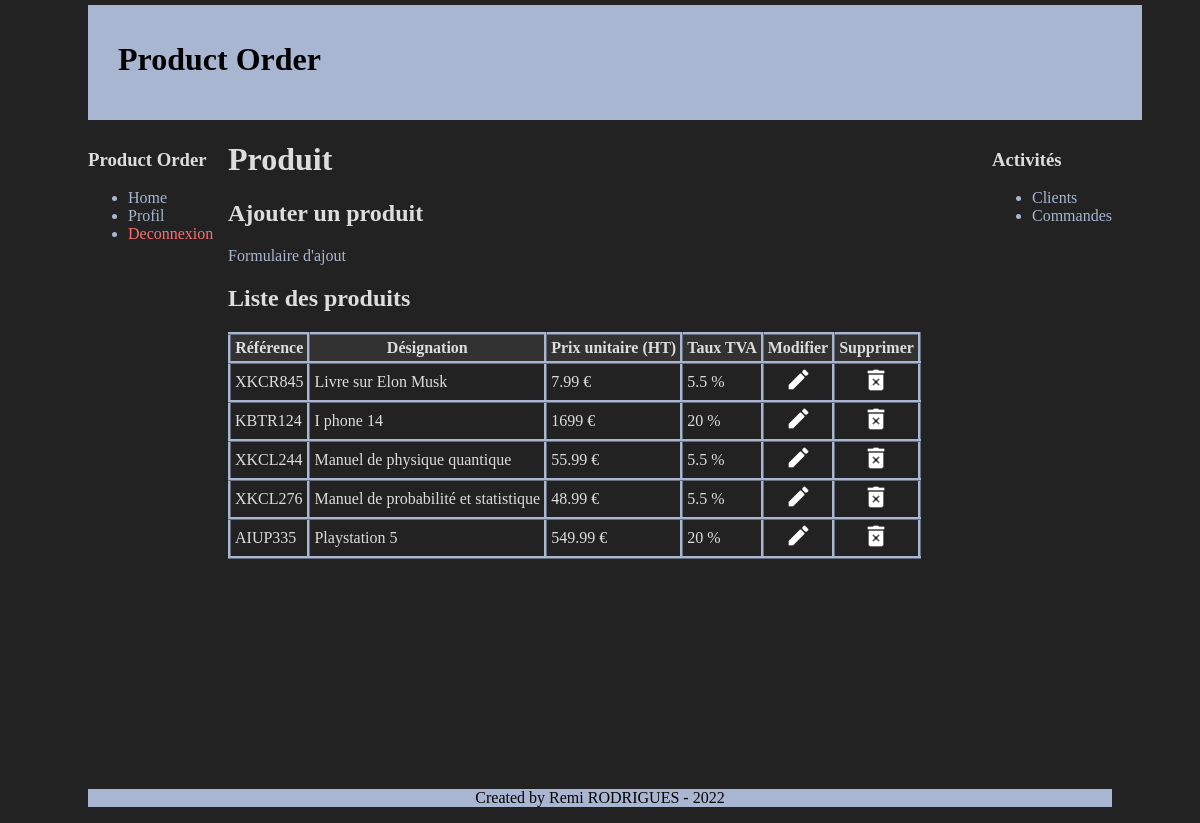
Page /product/productList.php (signed in) on the earlier database version.
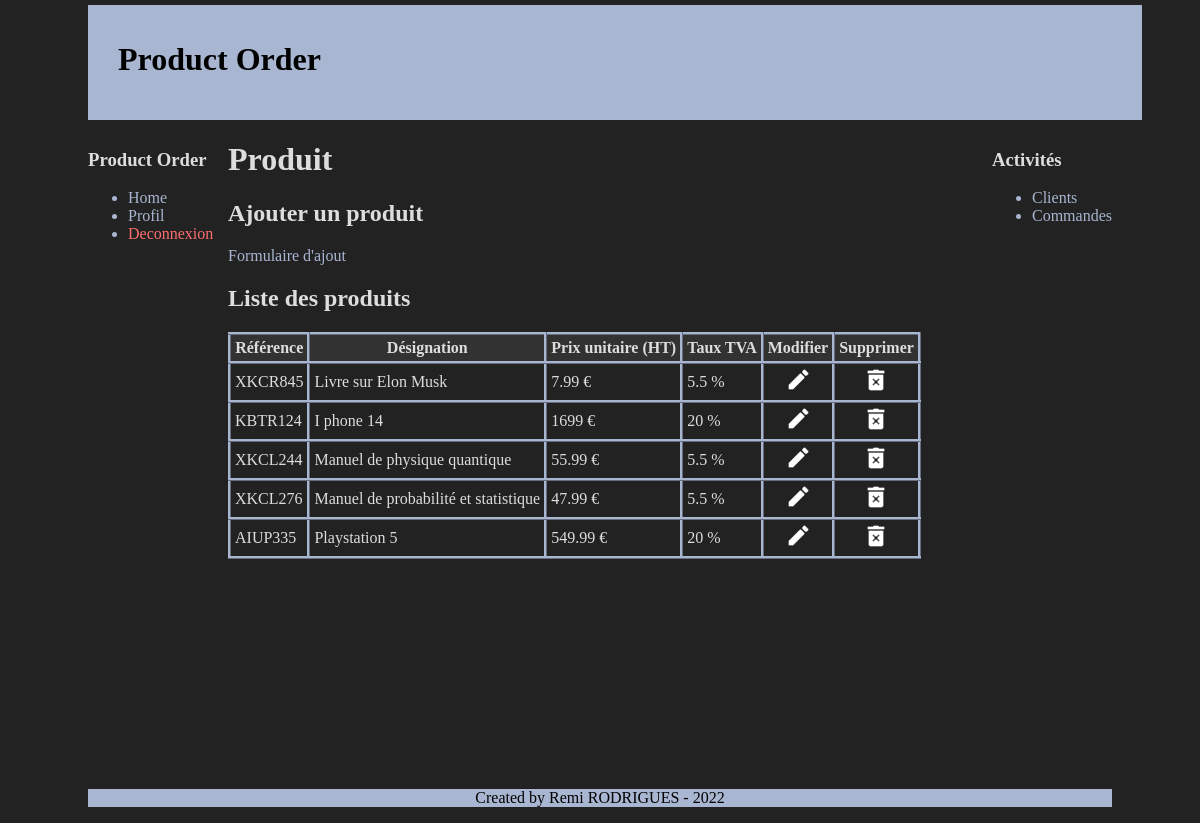
Same page on the later database version.
### tables this page shows
CREATE TABLE `products` (
  `id` int(11) NOT NULL,
  `user_id` int(11) NOT NULL,
  `reference` varchar(10) NOT NULL,
  `designation` varchar(50) NOT NULL,
  `unit_price` float NOT NULL,
  `rate` float NOT NULL,
  `add_date` datetime NOT NULL,
  `update_date` datetime NOT NULL,
  `deleted` tinyint(1) NOT NULL DEFAULT '0',
  `delete_date` datetime DEFAULT NULL
);

### product/productList.php (the view, shortened to what this page needs)
<?php
require("../layout/htmlHead.php");
echo htmlHead("Produits", "../style");
?>
    <body>
        <?php include("../layout/header.php"); ?>
        <div id="menu">
            <div class="element_menu">
                <h3>Product Order</h3>
                <ul>
                    <li><a href="../home.php">Home</a></li>
                    <li><a href="../profil.php">Profil</a></li>
                    <li><a href="../deconnexion.php" class="deconnexion_btn">Deconnexion</a></li>
                </ul>
            </div>
        </div>
        <div id="menu_right">
            <div class="element_menu">
                <h3>Activités</h3>
                <ul>
                    <li><a href="../customer/customerList.php">Clients</a></li>
                    <li><a href="../order/orderList.php">Commandes</a></li>
                </ul>
            </div>
        </div>
        <div id="corps">
            <h1>Produit</h1>
            <h2>Ajouter un produit</h2>
            <p>
                <a href="addProduct.php">Formulaire d'ajout</a>
            </p>
            <h2>Liste des produits</h2>
            <?php
            include("../utils/connexion_db.php");
            $products = $bdd->prepare("
                SELECT products.id, products.reference, products.designation, products.unit_price, products.rate
                FROM products
                INNER JOIN users ON users.id = products.user_id
                INNER JOIN companies ON companies.id = users.company_id
                WHERE users.company_id = :company_id
                AND products.deleted = 0;
            ");
            $products->execute([
                "company_id"=> $_SESSION["company_id"],
            ]);
            $data = $products->fetchAll();
            ?>
            <table>
                <thead>
                    <tr>
                        <th>Référence</th>
                        <th>Désignation</th>
                        <th>Prix unitaire (HT)</th>
                        <th>Taux TVA</th>
                        <th>Modifier</th>
                        <th>Supprimer</th>
                    </tr>
                </thead>
                <tbody>
                    <?php for($i=0; $i<count($data); $i++) :?>
                        <tr>
                            <td><?= $data[$i]["reference"]; ?></td>
                            <td><?= $data[$i]["designation"]; ?></td>
                            <td><?= round($data[$i]["unit_price"], 2); ?> €</td>
                            <td><?= $data[$i]["rate"]; ?> %</td>
                            <td style="text-align:center;">
                                <a href="updateProduct.php?id=<?= $data[$i]["id"]; ?>">
                                    <img src="../images/modifier.png" />
                                </a>
                            </td>
                            <td style="text-align:center;">
                                <a href="deleteProduct.php?id=<?= $data[$i]["id"]; ?>">
                                    <img src="../images/supprimer.png" />
                                </a>
                            </td>
                        </tr>
                    <?php endfor;?>
                </tbody>
            </table>
        </div>
        <?php include("../layout/footer.php"); ?>
    </body>
</html>

Differences in the rows shown:
changed products "XKCL276": unit_price "48.99" → "47.99"
